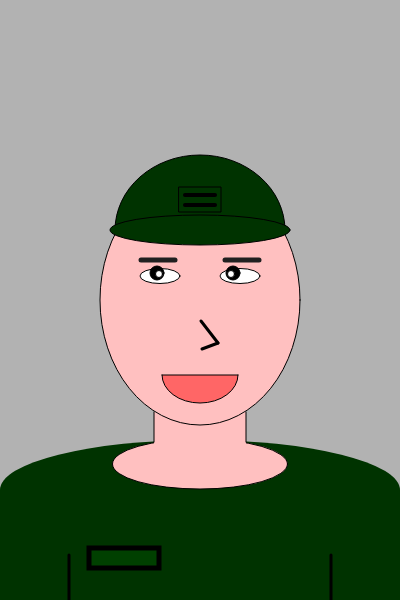
Frame 1 (no input)
Frame 60 (no input): identical to frame 1, image omitted
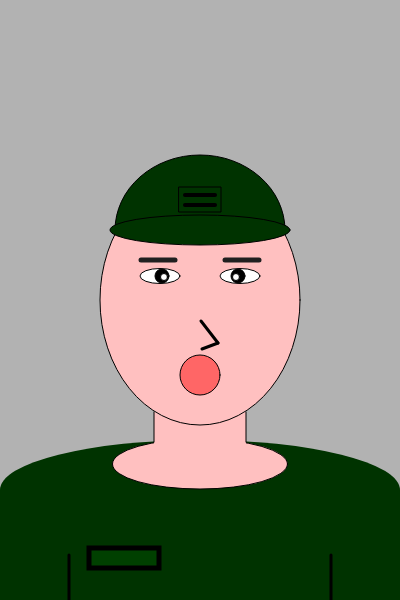
Frame 120 (the mouse pressed at the canvas centre since frame 60)

The p5.js sketch that drew these frames (run headless with seeded random() and noise() and a simulated clock; from frame 60 on, the mouse is pressed at the canvas centre):

// p5.js sketch
// ── sketch.js
/*********************************************
  1. mouse:
		- 마우스 포인터를 눈동자가 따라감
		- 마우스를 클릭하면 입모양이 동그랗게 바뀜
	2. keyboard:
		- 숫자 키 1, 2, 3을 누르면 배경색을 바꿀 수 있음
		- 숫자 키 4, 5, 6, 7을 누르면 모자에 약장 계급을 이병부터 병장까지 바꿀 수 있음
***********************************************/

let bgColor = "#B2B2B2"; 
let rank = 2; 

function setup() {
  createCanvas(400, 600);
}

function draw() {
  background(bgColor);

  if (keyIsPressed) {
    if (key === '1') bgColor = "#B2B2B2";
    if (key === '2') bgColor = "#A0D1EF";
    if (key === '3') bgColor = "#FFD1DC";
    
    if (key === '4') rank = 1; 
    if (key === '5') rank = 2; 
    if (key === '6') rank = 3; 
    if (key === '7') rank = 4; 

  }

  fill("#003300");
  noStroke(); 
  ellipse(200, 490, 400, 100);
  rect(0, 490, 400, 110);
  
  stroke(0);
  strokeWeight(5);
  fill("#004000");
  rect(89, 548, 70, 20);
  strokeWeight(3);
  line(331, 555, 331, 600);
  line(69, 555, 69, 600);

  fill("#FFC0C0");
  stroke(0);
  strokeWeight(1);
  ellipse(200, 464, 175, 50);
  noStroke();
  quad(154, 412, 154, 470, 246, 470, 246, 412);
  
  stroke(0);
  strokeWeight(1);
  ellipse(200, 300, 200, 250);
  line(154, 412, 154, 442);
  line(246, 412, 246, 442);

  fill("#003300");
  arc(200, 230, 170, 150, PI, TWO_PI);
  ellipse(200, 230, 180, 30);
  
  fill("#003300");
  stroke(0);
  strokeWeight(1);
  rect(179, 187, 42, 25);
  
  strokeWeight(4); 
  stroke(0); 
  
  if (rank === 1) {
    line(185, 200, 215, 200);
  } else if (rank === 2) { 
    line(185, 195, 215, 195);
    line(185, 205, 215, 205);
  } else if (rank === 3) { 
    line(185, 192, 215, 192);
    line(185, 200, 215, 200);
    line(185, 208, 215, 208);
  } else if (rank === 4) { 
    line(185, 191, 215, 191);
    line(185, 197, 215, 197);
    line(185, 203, 215, 203);
    line(185, 209, 215, 209);
  }

  let mx = map(mouseX, 0, width, -5, 5); 
  let my = map(mouseY, 0, height, -3, 3);
  
  strokeWeight(1);
  fill(255);
  ellipse(160, 276, 40, 15);
  fill(0);
  circle(162 + mx, 276 + my, 14);
  fill(255);
  circle(164 + mx, 277 + my, 7);

  fill(255);
  ellipse(240, 276, 40, 15);
  fill(0);
  circle(238 + mx, 276 + my, 14);
  fill(255);
  circle(236 + mx, 277 + my, 7);

  stroke("#202020");
  strokeWeight(5);
  line(141, 260, 175, 260);
  line(259, 260, 225, 260);

  strokeWeight(3);
  stroke(0);
  line(201, 321, 218, 343);
  line(218, 343, 202, 349);

  fill("#FF6666");
  stroke(0);
  strokeWeight(1);
  if (mouseIsPressed) {
    ellipse(200, 375, 40, 40); 
  } else {
    arc(200, 375, 76, 56, 0, PI);
    line(162, 375, 238, 375);

  }
}
